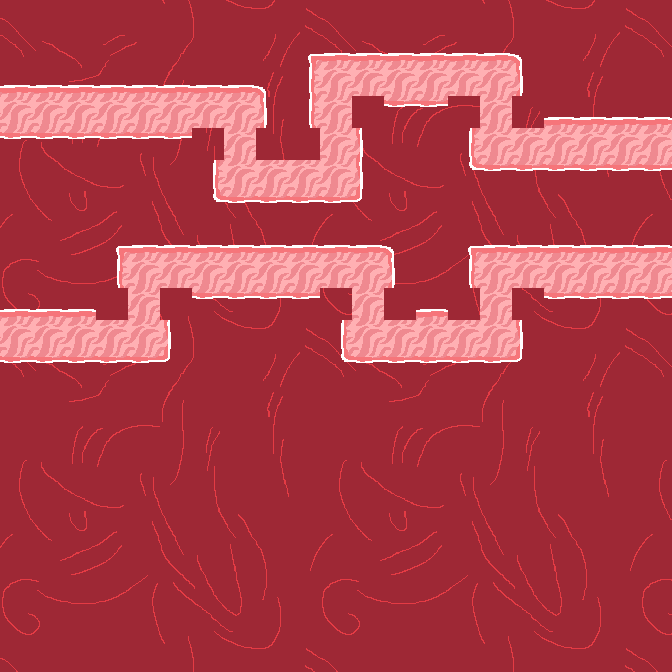

Tiled map render using the project's own tile images. Description and the whole map definition, tile-layer contents included, below:
An orthogonal 21x21 tile map with 32x32 px tiles, 3 tile layers (tissue, grid, heart), 3 tilesets.

<map version="1.0" tiledversion="1.0.2" orientation="orthogonal" renderorder="right-down" width="21" height="21" tilewidth="32" tileheight="32" nextobjectid="1">
 <tileset firstgid="1" source="tissue.tsx" />
 <tileset firstgid="3" source="veins.tsx" />
 <tileset firstgid="35" source="heart.tsx" />
 <layer name="tissue" width="21" height="21">
  <data encoding="csv">
1,0,0,0,0,0,0,0,0,0,1,0,0,0,0,0,0,0,0,0,1,
0,0,0,0,0,0,0,0,0,0,0,0,0,0,0,0,0,0,0,0,0,
0,0,0,0,0,0,0,0,0,0,0,0,0,0,0,0,0,0,0,0,0,
0,0,0,0,0,0,0,0,0,0,0,0,0,0,0,0,0,0,0,0,0,
0,0,0,0,0,0,0,0,0,0,0,0,0,0,0,0,0,0,0,0,0,
0,0,0,0,0,0,0,0,0,0,0,0,0,0,0,0,0,0,0,0,0,
0,0,0,0,0,0,0,0,0,0,0,0,0,0,0,0,0,0,0,0,0,
0,0,0,0,0,0,0,0,0,0,0,0,0,0,0,0,0,0,0,0,0,
0,0,0,0,0,0,0,0,0,0,0,0,0,0,0,0,0,0,0,0,0,
0,0,0,0,0,0,0,0,0,0,0,0,0,0,0,0,0,0,0,0,0,
1,0,0,0,0,0,0,0,0,0,1,0,0,0,0,0,0,0,0,0,1,
0,0,0,0,0,0,0,0,0,0,0,0,0,0,0,0,0,0,0,0,0,
0,0,0,0,0,0,0,0,0,0,0,0,0,0,0,0,0,0,0,0,0,
0,0,0,0,0,0,0,0,0,0,0,0,0,0,0,0,0,0,0,0,0,
0,0,0,0,0,0,0,0,0,0,0,0,0,0,0,0,0,0,0,0,0,
0,0,0,0,0,0,0,0,0,0,0,0,0,0,0,0,0,0,0,0,0,
0,0,0,0,0,0,0,0,0,0,0,0,0,0,0,0,0,0,0,0,0,
0,0,0,0,0,0,0,0,0,0,0,0,0,0,0,0,0,0,0,0,0,
0,0,0,0,0,0,0,0,0,0,0,0,0,0,0,0,0,0,0,0,0,
0,0,0,0,0,0,0,0,0,0,0,0,0,0,0,0,0,0,0,0,0,
1,0,0,0,0,0,0,0,0,0,1,0,0,0,0,0,0,0,0,0,1
</data>
 </layer>
 <layer name="grid" width="21" height="21">
  <data encoding="csv">
0,0,0,0,0,0,0,0,0,0,0,0,0,0,0,0,0,0,0,0,0,
0,0,0,0,0,0,0,0,0,5,6,6,6,6,6,6,7,0,0,0,0,
6,6,6,6,6,6,6,6,7,13,14,14,14,14,14,14,15,0,0,0,0,
14,14,14,14,14,14,14,14,15,13,14,3,22,22,4,14,11,6,6,6,6,
22,22,22,22,22,22,4,14,11,12,14,15,0,0,13,14,14,14,14,14,14,
0,0,0,0,0,0,13,14,14,14,14,15,0,0,21,22,22,22,22,22,22,
0,0,0,0,0,0,21,22,22,22,22,23,0,0,0,0,0,0,0,0,0,
0,0,0,5,6,6,6,6,6,6,6,6,7,0,5,6,6,6,6,6,6,
0,0,0,13,14,14,14,14,14,14,14,14,15,0,13,14,14,14,14,14,14,
6,6,6,12,14,3,22,22,22,22,4,14,11,6,12,14,3,22,22,22,22,
14,14,14,14,14,15,0,0,0,0,13,14,14,14,14,14,15,0,0,0,0,
22,22,22,22,22,23,0,0,0,0,21,22,22,22,22,22,23,0,0,0,0,
0,0,0,0,0,0,0,0,0,0,0,0,0,0,0,0,0,0,0,0,0,
0,0,0,0,0,0,0,0,0,0,0,0,0,0,0,0,0,0,0,0,0,
0,0,0,0,0,0,0,0,0,0,0,0,0,0,0,0,0,0,0,0,0,
0,0,0,0,0,0,0,0,0,0,0,0,0,0,0,0,0,0,0,0,0,
0,0,0,0,0,0,0,0,0,0,0,0,0,0,0,0,0,0,0,0,0,
0,0,0,0,0,0,0,0,0,0,0,0,0,0,0,0,0,0,0,0,0,
0,0,0,0,0,0,0,0,0,0,0,0,0,0,0,0,0,0,0,0,0,
0,0,0,0,0,0,0,0,0,0,0,0,0,0,0,0,0,0,0,0,0,
0,0,0,0,0,0,0,0,0,0,0,0,0,0,0,0,0,0,0,0,0
</data>
 </layer>
 <layer name="heart" width="21" height="21">
  <data encoding="csv">
0,0,0,0,0,0,0,0,0,0,0,0,0,0,0,0,0,0,0,0,0,
0,0,0,0,0,0,0,0,0,0,0,0,0,0,0,0,0,0,0,0,0,
0,0,0,0,0,0,0,0,0,0,0,0,0,0,0,0,0,35,0,0,0,
0,0,0,0,0,0,0,0,0,0,0,0,0,0,0,0,0,0,0,0,0,
0,0,0,0,0,0,0,0,0,0,0,0,0,0,0,0,0,0,0,0,0,
0,0,0,0,0,0,0,0,0,0,0,0,0,0,0,0,0,0,0,0,0,
0,0,0,0,0,0,0,0,0,0,0,0,0,0,0,0,0,0,0,0,0,
0,0,0,0,0,0,0,0,0,0,0,0,0,0,0,0,0,0,0,0,0,
0,0,0,0,0,0,0,0,0,0,0,0,0,0,0,0,0,0,0,0,0,
0,0,0,0,0,0,0,0,0,0,0,0,0,0,0,0,0,0,0,0,0,
0,0,0,0,0,0,0,0,0,0,0,0,0,0,0,0,0,0,0,0,0,
0,0,0,0,0,0,0,0,0,0,0,0,0,0,0,0,0,0,0,0,0,
0,0,0,0,0,0,0,0,0,0,0,0,0,0,0,0,0,0,0,0,0,
0,0,0,0,0,0,0,0,0,0,0,0,0,0,0,0,0,0,0,0,0,
0,0,0,0,0,0,0,0,0,0,0,0,0,0,0,0,0,0,0,0,0,
0,0,0,0,0,0,0,0,0,0,0,0,0,0,0,0,0,0,0,0,0,
0,0,0,0,0,0,0,0,0,0,0,0,0,0,0,0,0,0,0,0,0,
0,0,0,0,0,0,0,0,0,0,0,0,0,0,0,0,0,0,0,0,0,
0,0,0,0,0,0,0,0,0,0,0,0,0,0,0,0,0,0,0,0,0,
0,0,0,0,0,0,0,0,0,0,0,0,0,0,0,0,0,0,0,0,0,
0,0,0,0,0,0,0,0,0,0,0,0,0,0,0,0,0,0,0,0,0
</data>
 </layer>
</map>